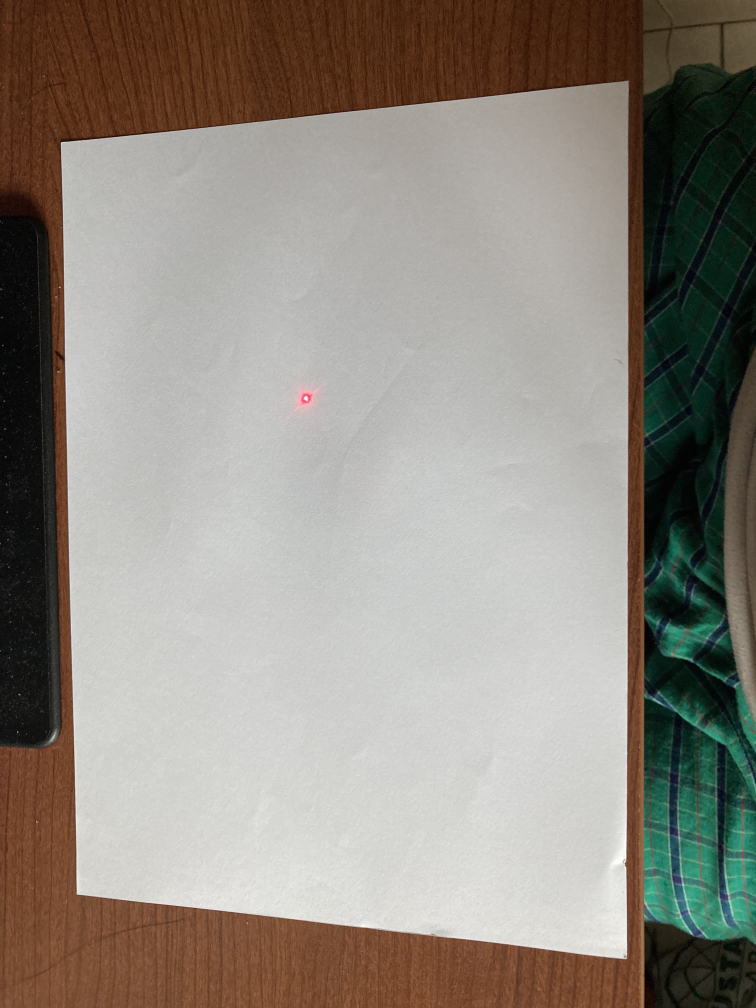
#> input picture jet/laser_point.jpg, 3024 x 4032 px (shown at 1/4 size)
$ python laser.py
#> lines starting #> are read from the running program, lines starting #| are printed output that depends on the picture; after the words box and inside, x2 and y2 are one past the last pixel; in counts of white or black regions, pixels touching at a corner belong together
import time
import numpy as np
import cv2
import matplotlib.pyplot as plt

# Read image
img = cv2.imread('laser_point.jpg')
#> img is the input picture: shape (4032, 3024, 3); mean B, G, R 129.2, 137.9, 144
scale_percent = 20 # percent of original size
width = int(img.shape[1] * scale_percent / 100)
#> width = 604
height = int(img.shape[0] * scale_percent / 100)
#> height = 806
dim = (width, height)
#> dim = (604, 806)
img = cv2.resize(img, dim, interpolation=cv2.INTER_AREA)
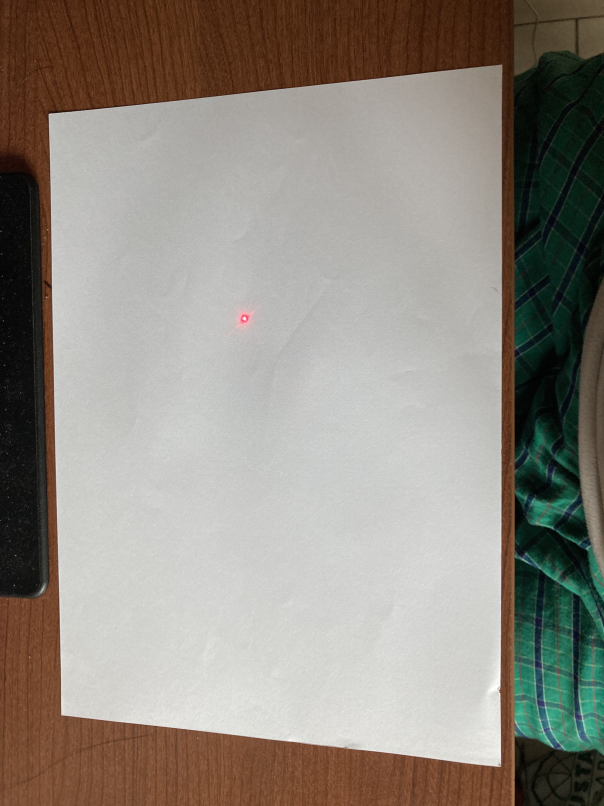
#> img: shape (806, 604, 3); mean B, G, R 129.2, 137.9, 144

# Get red from image
hsv = cv2.cvtColor(img, cv2.COLOR_BGR2HSV)
#> hsv: shape (806, 604, 3); mean H, S, V 31.1, 61.2, 147.6
low_red = np.array([161, 155, 84])
high_red = np.array([179, 255, 255])
red_mask = cv2.inRange(hsv, low_red, high_red)
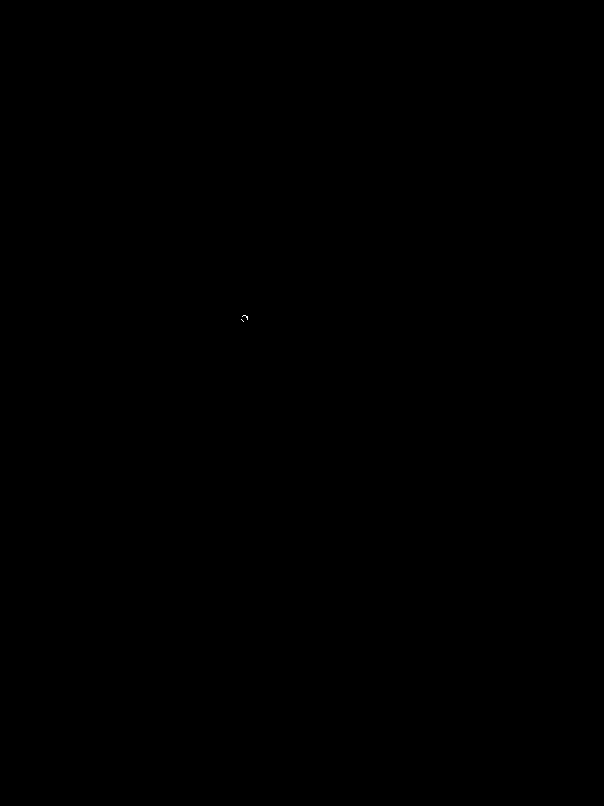
#> red_mask: shape (806, 604); 0% white in thin lines or dots, all inside (x1, y1, x2, y2) = (241, 315, 248, 322)
red = cv2.bitwise_and(img, img, mask=red_mask)

# Display red
cv2.imshow("img", red)
cv2.waitKey(0)
cv2.destroyAllWindows()
